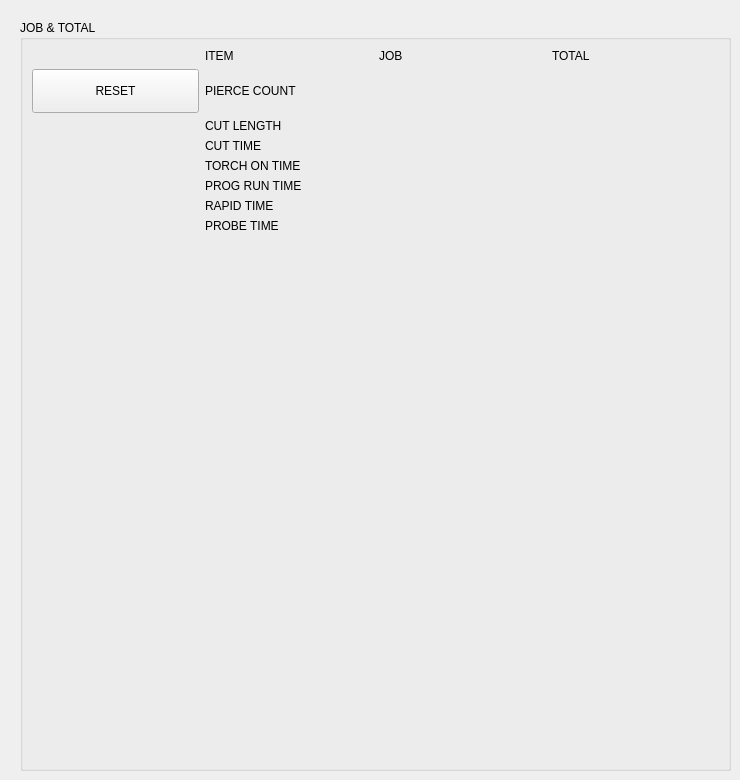
          <widget class="QWidget" name="tab_12">
           <attribute name="title">
            <string>STATISTICS</string>
           </attribute>
           <widget class="MkGroupBox" name="groupbox_10">
            <property name="geometry">
             <rect>
              <x>20</x>
              <y>20</y>
              <width>711</width>
              <height>751</height>
             </rect>
            </property>
            <property name="title">
             <string>JOB &amp;&amp; TOTAL</string>
            </property>
            <layout class="QGridLayout" name="gridLayout_6">
             <item row="6" column="1">
              <widget class="QLabel" name="label_58">
               <property name="text">
                <string>RAPID TIME</string>
               </property>
              </widget>
             </item>
             <item row="0" column="2">
              <widget class="QLabel" name="label_50">
               <property name="text">
                <string>JOB</string>
               </property>
              </widget>
             </item>
             <item row="4" column="1">
              <widget class="QLabel" name="label_56">
               <property name="text">
                <string>TORCH ON TIME</string>
               </property>
              </widget>
             </item>
             <item row="8" column="0">
              <spacer name="verticalSpacer_2">
               <property name="orientation">
                <enum>Qt::Vertical</enum>
               </property>
               <property name="sizeHint" stdset="0">
                <size>
                 <width>20</width>
                 <height>40</height>
                </size>
               </property>
              </spacer>
             </item>
             <item row="0" column="4">
              <widget class="QLabel" name="label_52">
               <property name="text">
                <string>TOTAL</string>
               </property>
              </widget>
             </item>
             <item row="5" column="1">
              <widget class="QLabel" name="label_57">
               <property name="text">
                <string>PROG RUN TIME</string>
               </property>
              </widget>
             </item>
             <item row="2" column="1">
              <widget class="QLabel" name="label_54">
               <property name="text">
                <string>CUT LENGTH</string>
               </property>
              </widget>
             </item>
             <item row="1" column="1">
              <widget class="QLabel" name="label_53">
               <property name="text">
                <string>PIERCE COUNT</string>
               </property>
              </widget>
             </item>
             <item row="0" column="1">
              <widget class="QLabel" name="label_51">
               <property name="text">
                <string>ITEM</string>
               </property>
              </widget>
             </item>
             <item row="3" column="1">
              <widget class="QLabel" name="label_55">
               <property name="text">
                <string>CUT TIME</string>
               </property>
              </widget>
             </item>
             <item row="7" column="1">
              <widget class="QLabel" name="label_59">
               <property name="text">
                <string>PROBE TIME</string>
               </property>
              </widget>
             </item>
             <item row="1" column="0">
              <widget class="QPushButton" name="pushButton_11">
               <property name="sizePolicy">
                <sizepolicy hsizetype="Preferred" vsizetype="Preferred">
                 <horstretch>0</horstretch>
                 <verstretch>0</verstretch>
                </sizepolicy>
               </property>
               <property name="minimumSize">
                <size>
                 <width>34</width>
                 <height>44</height>
                </size>
               </property>
               <property name="focusPolicy">
                <enum>Qt::NoFocus</enum>
               </property>
               <property name="text">
                <string>RESET</string>
               </property>
              </widget>
             </item>
             <item row="2" column="2">
              <widget class="HalLabel" name="hallabel_2">
               <property name="pinBaseName" stdset="0">
                <string>stats-cut-length</string>
               </property>
              </widget>
             </item>
             <item row="3" column="2">
              <widget class="HalLabel" name="hallabel_3">
               <property name="pinBaseName" stdset="0">
                <string>stats-cut-time</string>
               </property>
              </widget>
             </item>
            </layout>
           </widget>
          </widget>
